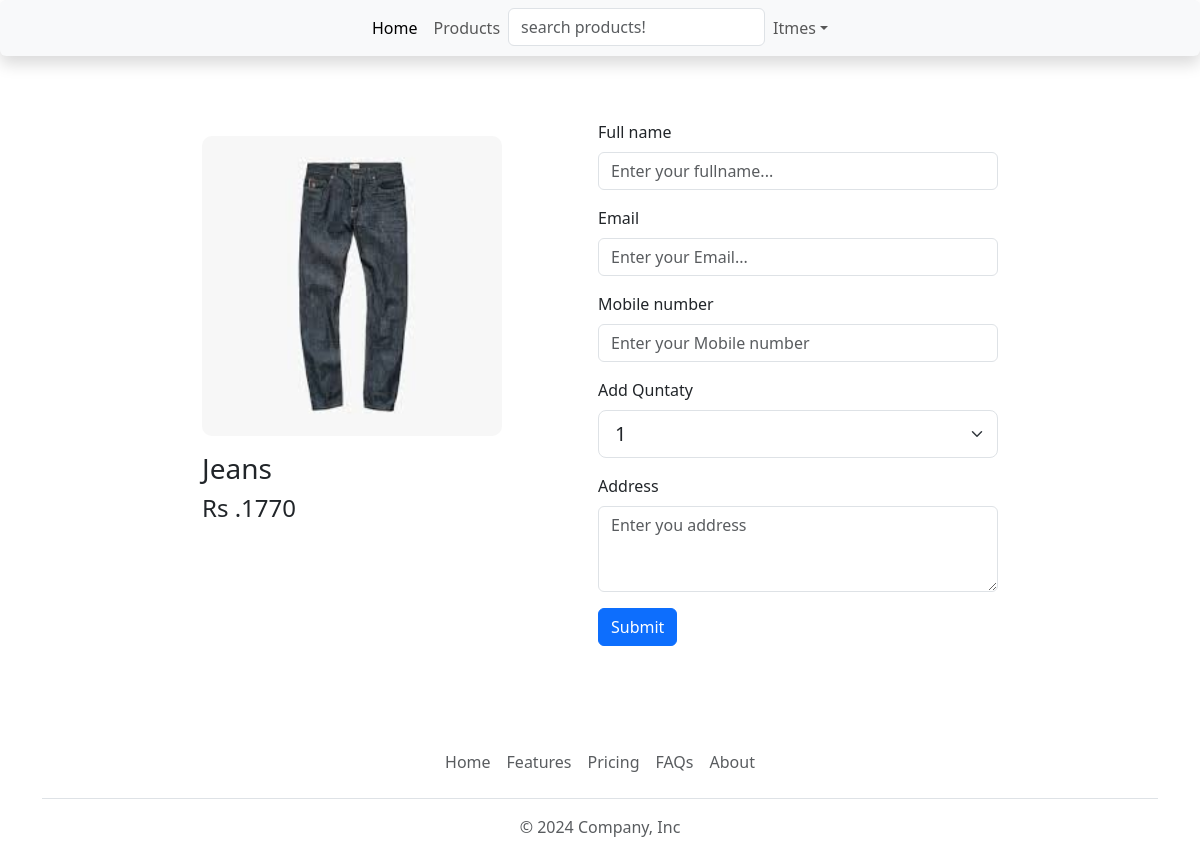
Page /order/4/ on the committed database.
### store/models.py (models this page shows, shortened)
class Products(models.Model):
    products_id = models.AutoField
    products_name = models.CharField(max_length=100)
    category = models.CharField(max_length=50)
    subcategory = models.CharField(max_length=50)
    price = models.IntegerField()
    products_desc = models.TextField()
    products_image = models.ImageField(upload_to='products')

### store/views.py (the view, shortened to what this page needs)
# urls.py: path('order/<id>/', Order , name="Order"),
def Order(request, id):
    products = Products.objects.get(id=id)
    params = {'products':products}
    return render(request, 'order.html', params)

### store/templates/order.html (shortened to what this page needs)
{% extends "base.html" %}
{% block body %}
<div class="container d-flex justify-content-center my-5 p-3">
    <div class="product_details mx-5">
        <div class="product_image d-flex justify-content-center my-3">
            <a href="/media/{{products.products_image}}"><img src="/media/{{products.products_image}}" alt=""></a>
         </div>
         <div class="product_name my-2">
             <h3>{{products.products_name}}</h3>
         </div>
         <div class="product_name ">
            <h4>Rs .{{products.price}}</h4>
        </div>
    </div>
<form method="post" enctype="multipart/form-data" class="mx-5">
    <div class="mb-3">
        <label for="fullname" class="form-label">Full name</label>
        <input type="text" name="fullname" class="form-control" id="fullname" placeholder="Enter your fullname..." required>
    </div>
    <div class="mb-3">
        <label for="email" class="form-label">Email</label>
        <input type="email" name="email" class="form-control" id="email" placeholder="Enter your Email..." required>
    </div>
    <div class="mb-3">
        <label for="phone_number" class="form-label">Mobile number</label>
        <input type="tel" name="phone_number" class="form-control" id="phone_number" placeholder="Enter your Mobile number" required>
    </div>
    <div class="mb-3">
        <label for="phone_number" class="form-label">Add Quntaty</label>
    <select class="form-select form-select-lg mb-3" aria-label="Large select example" name="selecter" required>
        <option value="1">1</option>
      </select>
    </div>
    <div class="mb-3">
        <label for="address" class="form-label">Address</label>
        <textarea class="form-control" id="address" rows="3" placeholder="Enter you address" name="address" required></textarea>
      </div>
    <div class="mb-3">
        <button class="btn btn-primary">Submit</button>
    </div>
</form>
</div>
{% endblock body %}

### store/templates/order.html (style rules this page uses)
.container form { width: 400px; }
.product_image img { width: 300px; border-radius: 10px; }

### rows in the picture
Products: products_image (picture), products_name "Jeans", price "1770"
